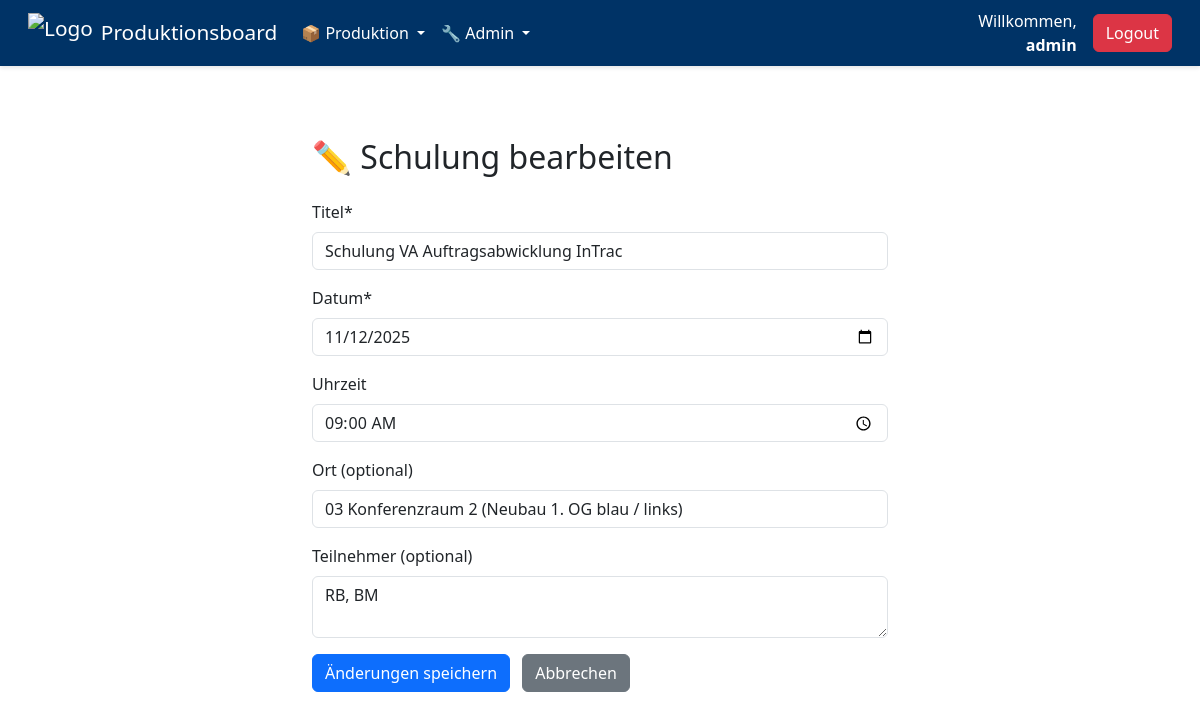
Page /admin/trainings/20/edit (signed in) on the committed database.
### tables this page shows
CREATE TABLE trainings (
                            id INTEGER PRIMARY KEY AUTOINCREMENT,
                            title TEXT NOT NULL,
                            date TEXT NOT NULL,
                            time TEXT,
                            participants TEXT,
                            status TEXT DEFAULT 'geplant', location TEXT);

### app.py (the view, shortened to what this page needs)
@app.route('/admin/trainings/<int:tid>/edit', methods=['GET', 'POST'])
def admin_trainings_edit(tid):
    if not session.get('is_admin'):
        return redirect(url_for('login'))
    conn = get_db_connection()
    training = conn.execute('SELECT * FROM trainings WHERE id = ?', (tid,)).fetchone()
    conn.close()
    if not training:
        flash('Schulung nicht gefunden.')
        return redirect(url_for('admin_trainings'))
    return render_template('admin_trainings_edit.html', t=training)

### app.py (called while the page is built)
def get_db_connection():
    conn = sqlite3.connect(DATABASE)
    conn.row_factory = sqlite3.Row
    return conn

### templates/admin_trainings_edit.html (shortened to what this page needs)
{% extends 'base.html' %}
{% block content %}
<div class="container mt-5" style="max-width: 600px;">
  <h2 class="mb-4">✏️ Schulung bearbeiten</h2>
  <form method="POST">
    <div class="mb-3">
      <label class="form-label">Titel*</label>
      <input type="text" name="title" class="form-control" required value="{{ t.title }}">
    </div>
    <div class="mb-3">
      <label class="form-label">Datum*</label>
      <input type="date" name="date" class="form-control" required value="{{ t.date }}">
    </div>
    <div class="mb-3">
      <label class="form-label">Uhrzeit</label>
      <input type="time" name="time" class="form-control" value="{{ t.time or '' }}">
    </div>
    <div class="mb-3">
      <label class="form-label">Ort (optional)</label>
      <input type="text" name="location" class="form-control" value="{{ t.location or '' }}">
    </div>
    <div class="mb-3">
      <label class="form-label">Teilnehmer (optional)</label>
      <textarea name="participants" class="form-control" rows="2">{{ t.participants or '' }}</textarea>
    </div>
    <button type="submit" class="btn btn-primary">Änderungen speichern</button>
    <a href="{{ url_for('admin_trainings') }}" class="btn btn-secondary ms-2">Abbrechen</a>
  </form>
</div>
{% endblock %}

### static/style.css (style rules this page uses)
html { height: 100%; width: 100%; overflow-x: hidden; }
body { overflow-x: hidden; min-height: 100vh; min-height: 100dvh; }

### rows in the picture
trainings: title "Schulung VA Auftragsabwicklung InTrac", date "11/12/2025", time "09:00", location "03 Konferenzraum 2 (Neubau 1. OG blau / links)", participants "RB, BM"

### other values in the picture
{{ session.username }} "admin"
